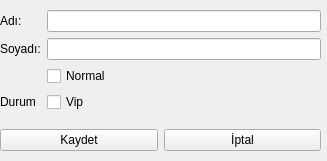
<?xml version="1.0" encoding="UTF-8"?>
<ui version="4.0">
 <class>Form</class>
 <widget class="QWidget" name="Form">
  <property name="geometry">
   <rect>
    <x>0</x>
    <y>0</y>
    <width>327</width>
    <height>161</height>
   </rect>
  </property>
  <property name="windowTitle">
   <string>Kullanıcı Kayıt</string>
  </property>
  <widget class="QWidget" name="gridLayoutWidget">
   <property name="geometry">
    <rect>
     <x>0</x>
     <y>10</y>
     <width>321</width>
     <height>141</height>
    </rect>
   </property>
   <layout class="QGridLayout" name="gridLayout">
    <item row="1" column="0">
     <widget class="QPushButton" name="btKaydet">
      <property name="text">
       <string>Kaydet</string>
      </property>
     </widget>
    </item>
    <item row="1" column="1">
     <widget class="QPushButton" name="btIptal">
      <property name="text">
       <string>İptal</string>
      </property>
     </widget>
    </item>
    <item row="0" column="0" colspan="2">
     <layout class="QFormLayout" name="formLayout">
      <item row="1" column="0">
       <widget class="QLabel" name="label">
        <property name="text">
         <string>Soyadı:</string>
        </property>
       </widget>
      </item>
      <item row="1" column="1">
       <widget class="QLineEdit" name="txtsoyadi"/>
      </item>
      <item row="0" column="1">
       <widget class="QLineEdit" name="txtadi"/>
      </item>
      <item row="0" column="0">
       <widget class="QLabel" name="label_2">
        <property name="text">
         <string>Adı:</string>
        </property>
       </widget>
      </item>
      <item row="3" column="0">
       <widget class="QLabel" name="label_3">
        <property name="text">
         <string>Durum</string>
        </property>
       </widget>
      </item>
      <item row="3" column="1">
       <widget class="QCheckBox" name="chkvip">
        <property name="text">
         <string>Vip</string>
        </property>
       </widget>
      </item>
      <item row="2" column="1">
       <widget class="QCheckBox" name="chknormal">
        <property name="text">
         <string>Normal</string>
        </property>
       </widget>
      </item>
     </layout>
    </item>
   </layout>
  </widget>
 </widget>
 <resources/>
 <connections/>
</ui>
